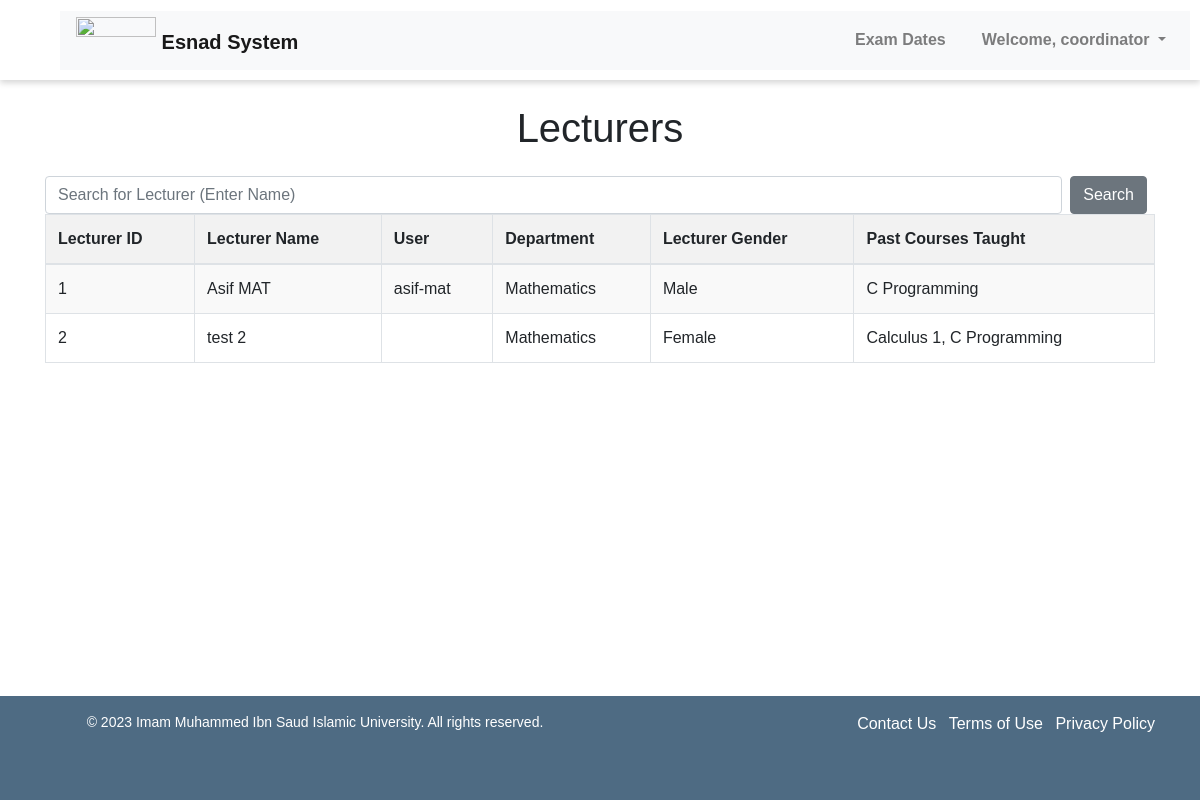
/lecturers/ (signed in), run on an earlier commit of the app's database.
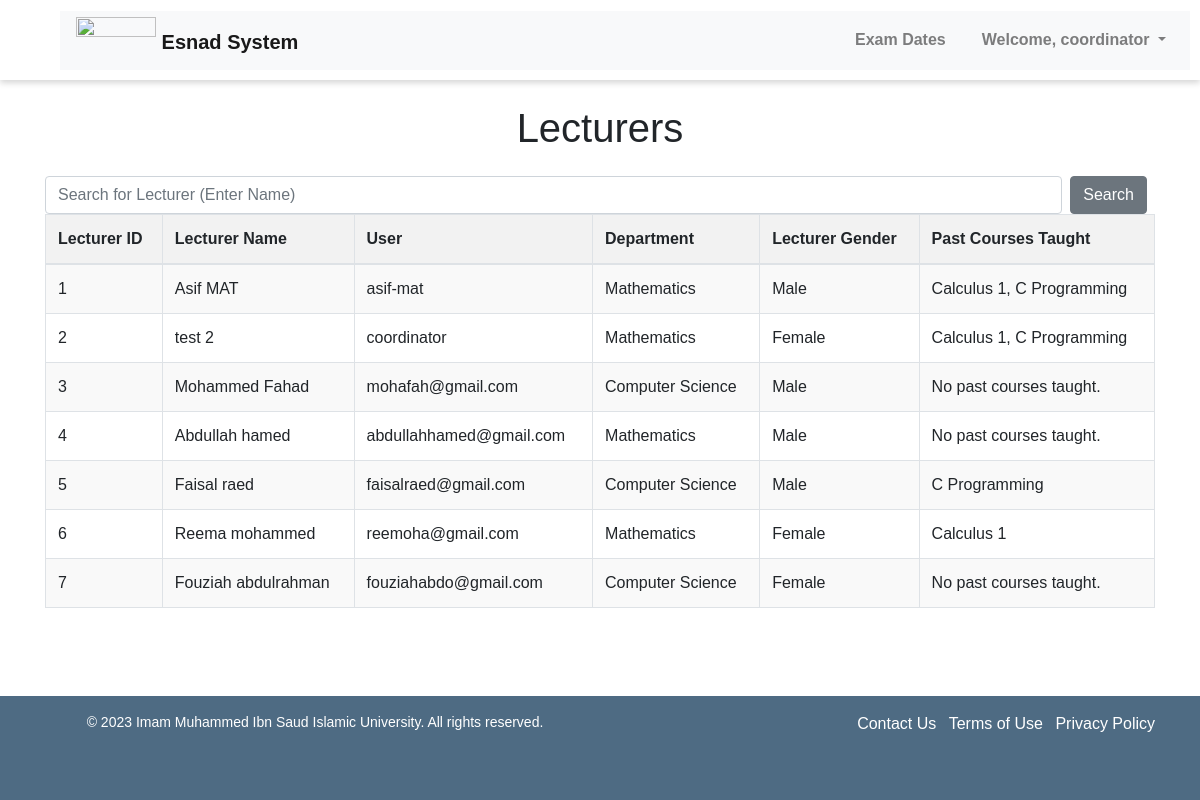
And on a later commit of the database.
### pages/models.py (models this page shows, shortened)
class Lecturer(models.Model):
    lecturer_user = models.OneToOneField(User, on_delete=models.CASCADE, null=True)
    lecturer_name = models.CharField(max_length=100)
    lecturer_email = models.EmailField(validators=[EmailValidator()])
    phone_regex = RegexValidator(
        regex=r'^\+?1?\d{10}$',
        message="Phone number must be entered in the format: '+999999999'. Up to 15 digits allowed.",
    )
    lecturer_number = models.CharField(validators=[phone_regex], max_length=17)
    GENDER_CHOICES = (
        ('M', 'Male'),
        ('F', 'Female')
    )
    lecturer_gender = models.CharField(max_length=1, choices=GENDER_CHOICES)
    TEACHER_TYPE_CHOICES = (
        ('L', 'Laboratory'),
        ('T', 'Theory')
    )
    lecturer_type = models.CharField(max_length=1, choices=TEACHER_TYPE_CHOICES)
    lecturer_past_courses = models.ManyToManyField('Course', related_name='past_lecturers', blank=True)
    lecturer_rating = models.FloatField(default=0.0)
    lecturer_department = models.ForeignKey('Department', on_delete=models.SET_NULL, null=True, blank=True)

class Department(models.Model):
    department_name = models.CharField(max_length=100)
    department_code = models.CharField(max_length=100, blank=True)

class Course(models.Model):
    course_code = models.CharField(max_length=100)
    course_name = models.CharField(max_length=100)
    credit_hours = models.PositiveIntegerField(null=True)
    course_lecturer = models.ForeignKey('Lecturer', on_delete=models.SET_NULL, null=True, related_name='courses_taught')
    course_level = models.PositiveIntegerField(null=True)
    course_lab_lecturer = models.ForeignKey('Lecturer', on_delete=models.SET_NULL, null=True, blank=True, related_name='lab_courses_taught')
    course_past_lecturers = models.ManyToManyField('Lecturer', related_name='past_courses', blank=True)
    course_time = models.TimeField(null=True, blank=True)
    course_day = models.CharField(max_length=1, choices=DAYS_OF_WEEK, null=True, blank=True)
    course_department = models.ForeignKey('Department', on_delete=models.SET_NULL, null=True, blank=True)
    course_building = models.CharField(max_length=100, blank=True)
    course_section = models.CharField(max_length=100, blank=True)

### pages/views.py (the view)
# urls.py: path('lecturers/', views.lecturers, name='lecturers'),
@login_required(login_url='login')
def lecturers(request):
    lecturers = Lecturer.objects.all()
    courses = Course.objects.all()
    departments = Department.objects.all()
    lecturers = Lecturer.objects.all()
    lecturer_users = []
    for lecturer in lecturers:
        lecturer_users.append(lecturer.lecturer_user)
    users = User.objects.filter(~Q(username__in=lecturer_users))
    users = users.exclude(is_superuser=True)
    return render(request, 'lecturers.html', {'lecturers': lecturers, 'courses': courses, 'departments': departments, 'users': users})

### pages/context_processors.py (called while the page is built)
def get_user_groups(request):
    if request.user.is_authenticated:
        groups = request.user.groups.all()
        for group in groups:
            if group.name == 'Coordinators':
                return {'get_user_groups': True}
    return {'get_user_groups': False}

### pages/templates/lecturers.html (shortened to what this page needs)
{% extends 'base.html' %}
{% load static %}
{% block extra_css %}
    <link rel="stylesheet" href="{% static 'lecturers.css' %}">
{% endblock %}
{% block content %}
    <div class="container">
        <div class="row">
            <div class="col-md-12">
                <h1 class="text-center mt-4">Lecturers</h1>
                <form class="search-container mt-4 d-flex align-items-center" action="{% url 'search_lecturer' %}" method="GET">
                    <input name="q" type="text" class="form-control w-100" placeholder="Search for Lecturer (Enter Name)" value="{{ request.GET.q }}">
                    <button type="submit" class="btn btn-secondary mx-2">Search</button>
                </form>
                {% if lecturers %}
                    <table class="table table-bordered">
                        <thead>
                            <tr>
                                <th scope="col">Lecturer ID</th>
                                <th scope="col">Lecturer Name</th>
                                <th scope="col">User</th>
                                <th scope="col">Department</th>
                                <th scope="col">Lecturer Gender</th>
                                <th scope="col">Past Courses Taught</th>
                            </tr>
                        </thead>
                        <tbody>
                            {% for lecturer in lecturers %}
                                <tr>
                                    <td>{{ lecturer.id }}</td>
                                    <td>{{ lecturer.lecturer_name }}</td>
                                    <td>{{ lecturer.lecturer_user.username }}</td>
                                    <td>{{ lecturer.lecturer_department.department_name }}</td>
                                    <td>
                                        {% if lecturer.lecturer_gender == 'M' %}
                                        Male
                                        {% else %}
                                        Female
                                        {% endif %}
                                    </td>
                                    <td>
                                        {% for course in lecturer.lecturer_past_courses.all %}
                                            {{ course.course_name }}{% if not forloop.last %}, {% endif %}
                                        {% empty %}
                                            No past courses taught.
                                        {% endfor %}
                                    </td>
                                </tr>
                            {% endfor %}
                        </tbody>
                    </table>
                {% else %}
                    <p class="text-center">No lecturers found.</p>
                {% endif %}
            </div>
        </div>
    </div>
{% endblock %}

What changed in the data, as far as the page shows it:
changed Lecturer "Asif MAT": gains Course (course_name "Calculus 1")
changed Lecturer "test 2": lecturer_user.username (not shown) → "coordinator"
added Lecturer: id "3", lecturer_name "Mohammed Fahad", lecturer_user.username "mohafah@gmail.com", lecturer_department.department_name "Computer Science", lecturer_gender "Male"
added Lecturer: id "4", lecturer_name "Abdullah hamed", lecturer_user.username "abdullahhamed@gmail.com", lecturer_department.department_name "Mathematics", lecturer_gender "Male"
added Lecturer: id "5", lecturer_name "Faisal raed", lecturer_user.username "faisalraed@gmail.com", lecturer_department.department_name "Computer Science", lecturer_gender "Male", Course (course_name "C Programming")
added Lecturer: id "6", lecturer_name "Reema mohammed", lecturer_user.username "reemoha@gmail.com", lecturer_department.department_name "Mathematics", lecturer_gender "Female", Course (course_name "Calculus 1")
added Lecturer: id "7", lecturer_name "Fouziah abdulrahman", lecturer_user.username "fouziahabdo@gmail.com", lecturer_department.department_name "Computer Science", lecturer_gender "Female"
